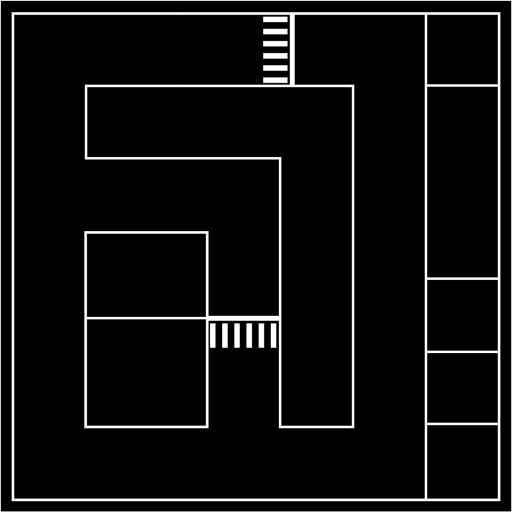
#> input picture car_2026/src/robot_navigation/maps/map.png, 1024 x 1024 px (shown at 1/2 size)
$ python generate_reference_map.py
#> lines starting #> are read from the running program, lines starting #| are printed output that depends on the picture
#!/usr/bin/env python3

from pathlib import Path

import cv2
import numpy as np

ROOT = Path(__file__).resolve().parents[1]
MAP_DIR = ROOT / "maps"

GAZEBO_IMAGE = MAP_DIR / "map.png"
LOCALIZATION_MAP = MAP_DIR / "localization_map.pgm"
OUTPUT_IMAGE = MAP_DIR / "gazebo_reference.png"


def main():
    gazebo = cv2.imread(
        str(GAZEBO_IMAGE),
        cv2.IMREAD_GRAYSCALE
    )
#> gazebo is the input picture: shape (1024, 1024); min 0, max 255, mean 15.3

    localization = cv2.imread(
        str(LOCALIZATION_MAP),
        cv2.IMREAD_GRAYSCALE
    )
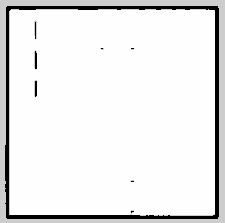
#> input picture car_2026/src/robot_navigation/maps/localization_map.pgm, 225 x 223 px
#> localization is the input picture: shape (223, 225); min 0, max 254, mean 233.3

    if gazebo is None:
        raise RuntimeError(f"Cannot read: {GAZEBO_IMAGE}")

    if localization is None:
        raise RuntimeError(f"Cannot read: {LOCALIZATION_MAP}")

    gazebo_h, gazebo_w = gazebo.shape
#> gazebo_h = 1024; gazebo_w = 1024
    map_h, map_w = localization.shape
#> map_h = 223; map_w = 225

    print(f"Gazebo image: {gazebo_w} x {gazebo_h}")
#| Gazebo image: 1024 x 1024
    print(f"Localization map: {map_w} x {map_h}")
#| Localization map: 225 x 223

    # =====================================================
    # Gazebo 整张原始图片的四个外角
    #
    # 左上、右上、右下、左下
    # =====================================================
    src_points = np.float32([
        [0, 0],
        [gazebo_w - 1, 0],
        [gazebo_w - 1, gazebo_h - 1],
        [0, gazebo_h - 1],
    ])

    # =====================================================
    # Cartographer 黑色外边框的四个角
    #
    # 当前先使用近似位置：
    #
    # 左上 ≈ (4, 5)
    # 右上 ≈ (216, 5)
    # 右下 ≈ (216, 218)
    # 左下 ≈ (4, 218)
    #
    # 因为 Gazebo 与 map 相差 180°，
    # 所以对应关系需要反过来。
    # =====================================================
    dst_points = np.float32([
        [216, 218],  # Gazebo 左上 -> map 右下
        [4,   218],  # Gazebo 右上 -> map 左下
        [4,   5],    # Gazebo 右下 -> map 左上
        [216, 5],    # Gazebo 左下 -> map 右上
    ])

    matrix = cv2.getPerspectiveTransform(
        src_points,
        dst_points
    )

    # Gazebo 原图是黑底白线。
    # 先执行几何变换。
    reference = cv2.warpPerspective(
        gazebo,
        matrix,
        (map_w, map_h),
        flags=cv2.INTER_LINEAR,

        # 变换区域之外先填黑，
        # 后面反相后会变成白色。
        borderValue=0
    )
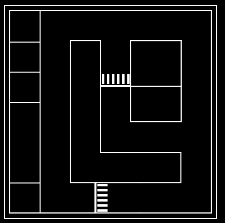
#> reference: shape (223, 225); min 0, max 255, mean 16.9

    # Gazebo：
    # 黑底 + 白线
    #
    # RViz Map：
    # 白底 + 黑线
    reference = 255 - reference
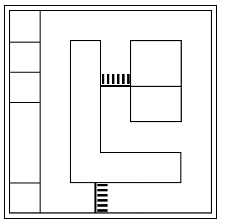
#> reference: shape (223, 225); min 0, max 255, mean 238.1

    cv2.imwrite(
        str(OUTPUT_IMAGE),
        reference
    )

    print(f"Saved: {OUTPUT_IMAGE}")


if __name__ == "__main__":
    main()
